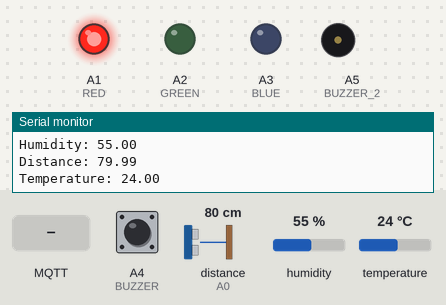
This program was run on a simulated Arduino Nano ESP32. On the bench: output pins drawn as LEDs (lit = HIGH), buzzer (waves = sounding, pin HIGH), the last lines printed to the serial monitor. Wiring (inferred from the names in the program): ultrasonic range finder: trigger D3; echo A0. The inputs (shaded band) are chosen by the test bench; at power-on: distance to the obstacle (sensor on A0) 80 cm, A4 (BUZZER) HIGH, humidity 55 %, temperature 24 °C. The echo pulse lasts 58.3 µs per cm; WiFi joins after 1.5 s; servers stay silent unless stated; no MQTT or app messages arrive unless stated; pins used as bus, display or sensor lines are not drawn.

Above: at 2.8 s.
2.9 s: MQTT message "1" arrives on the first subscribed topic
At 4.0 s:
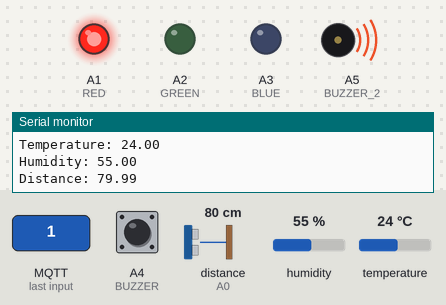
4.4 s: distance to the obstacle (sensor on A0) set to 9 cm
10.4 s: distance to the obstacle (sensor on A0) set to 6 cm
At 10.9 s:
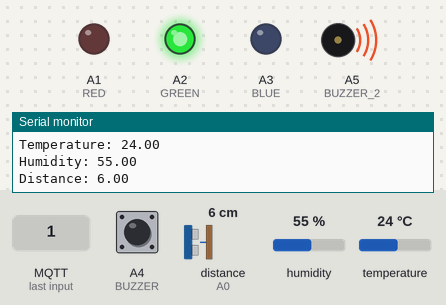
11.9 s: MQTT message "0" arrives on the first subscribed topic
At 13.2 s:
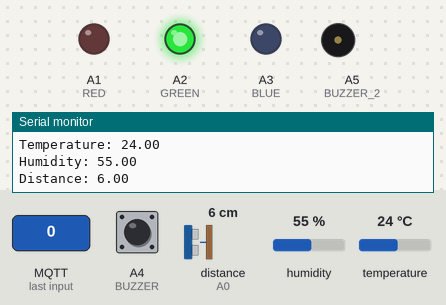
14.9 s: distance to the obstacle (sensor on A0) set to 18 cm
At 15.6 s:
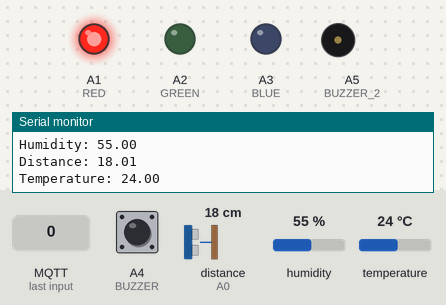
Timing chart, 0 to 17.9 s (numbered marks = the images above; inputs shaded):
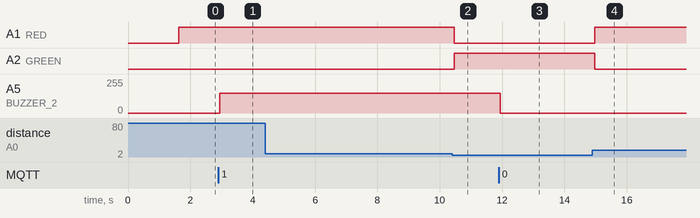

The program:

main.cpp
```cpp
#include <Arduino.h>
#include <DHT.h>
#include <PubSubClient.h>
#include <WiFi.h>

#define DHTPIN A7
#define DHTTYPE DHT11
#define RED A1
#define GREEN A2
#define BLUE A3
#define BUZZER A4
#define BUZZER_2 A5
#define SONAR A0
#define SONAR_DIGITAL D3
#define LIGHT_SPEED 0.0343

#define SUB_TOPIC "emergency"

const char* ssid = "iPhone de Davide";
const char* pass = "jatedisse";
const char* brokerUser = "teensy";
const char* brokerPass = "";
const char* broker = "172.20.10.4";
const char* distanceTopic = "sensors/process_5/distance";
const char* temperatureTopic = "sensors/process_5/temperature";
const char* humidityTopic = "sensors/process_5/humidity";

WiFiClient espClient;
PubSubClient  client(espClient);
long currentTime, lastTime;
char messages[50];

DHT dht(DHTPIN, DHTTYPE);

int value = 0;
float time_val  = 0;
float distance = 0;
float temperature = 0;
float humidity = 0;
int buzzers = 1;
int last_press = 0;

void setupWiFi(){
  delay(100);
  Serial.print("\nConnecting to");
  Serial.println(ssid);

  WiFi.begin(ssid, pass);
  while (WiFi.status() != WL_CONNECTED){
    delay(100);
    Serial.print("-");
  }

  Serial.print("\nConnected to ");
  Serial.println(ssid);
}

void reconnect(){
  while (!client.connected()){
    Serial.print("\nConnecting to ");
    Serial.println(broker);
    if (client.connect("172.20.10.4", brokerUser, brokerPass)){
        Serial.print("\nConnected");
        client.subscribe(SUB_TOPIC);
    }else{
      Serial.print("\nConnecting");
      delay(5000);
    }
  }
}

void callback(char* topic, byte* payload, unsigned int length) {
  Serial.print("Message arrived [");
  Serial.print(topic);
  Serial.print("] ");
  for (int i=0;i<length;i++) {
    Serial.print((char)payload[i]);
  }
  Serial.println();
  if((char)payload[0] == '1' & buzzers == 1){
    analogWrite(BUZZER_2, 150);
  }
  else{
    analogWrite(BUZZER_2, 0);
  }
}

void setup() {
  Serial.begin(9600);
  setupWiFi();
  client.setServer(broker, 1883);
  client.setCallback(callback);

  pinMode(RED, OUTPUT);
  pinMode(GREEN, OUTPUT);
  pinMode(BLUE, OUTPUT);
  pinMode(BUZZER, INPUT);

  pinMode(SONAR_DIGITAL, OUTPUT);
  pinMode(SONAR, INPUT);
  digitalWrite(SONAR_DIGITAL, LOW);

  pinMode(BUZZER_2, OUTPUT);

  dht.begin();

  client.subscribe(SUB_TOPIC);
}

void read_distance(){
  digitalWrite(SONAR_DIGITAL, HIGH);
  delayMicroseconds(10);
  digitalWrite(SONAR_DIGITAL, LOW);

  time_val = pulseIn(SONAR, HIGH);
  if (time_val * LIGHT_SPEED / 2 >= 4.5)
    distance = (time_val * LIGHT_SPEED) / 2;

  Serial.print("Distance: ");
  Serial.println(distance);
}

void read_temperature(){
  temperature = dht.readTemperature();
  if (isnan(temperature)) {
    Serial.println("Failed to read from DHT sensor!");
  }
  else{
    Serial.print("Temperature: ");
    Serial.println(temperature);
  }
}

void read_humidity(){
  humidity = dht.readHumidity();
  if (isnan(humidity)) {
    Serial.println("Failed to read from DHT sensor!");
  }
  else{
    Serial.print("Humidity: ");
    Serial.println(humidity);
  }
}

void logic_distance(){

  if (distance > 7.5) {
    analogWrite(RED, 255);
    analogWrite(GREEN, 0);
  } else {
    analogWrite(RED, 0);
    analogWrite(GREEN, 255);
  }
}

void update_buzzer(){

  if(last_press == LOW && digitalRead(BUZZER) == LOW);
  else if(last_press == LOW && digitalRead(BUZZER) == HIGH){
    last_press = HIGH;
  }
  else if (last_press == HIGH && digitalRead(BUZZER) == LOW) {
    buzzers = !buzzers;
    last_press = LOW;
  }
  else;

}

void read_values(){
  read_temperature();
  read_humidity();
  read_distance();
}

void loop() {
  update_buzzer();
  read_values();
  logic_distance();
  if (!client.connected()){
    reconnect();
  }
  client.loop();
  currentTime = millis();
  if (currentTime - lastTime > 500){
    snprintf(messages, 75, "%f", distance);
    client.publish(distanceTopic, messages);

    snprintf(messages, 75, "%f", temperature);
    client.publish(temperatureTopic, messages);

    snprintf(messages, 75, "%f", humidity);
    client.publish(humidityTopic, messages);
    lastTime = millis();
  }
}
```

Measured:
- the behaviour switches between 8 and 7 cm on distance to the obstacle (sensor on A0) (found by bisection; images 1 and 2)
- after the input at 2.9 s, A5 (BUZZER_2): 0/255 → 150/255 at once
- after the input at 10.4 s, A1 (RED): HIGH → LOW after 0.07 s; A2 (GREEN): LOW → HIGH after 0.07 s
- after the input at 11.9 s, A5 (BUZZER_2): 150/255 → 0/255 at once
- after the input at 14.9 s, A1 (RED): LOW → HIGH after 0.07 s; A2 (GREEN): HIGH → LOW after 0.07 s
